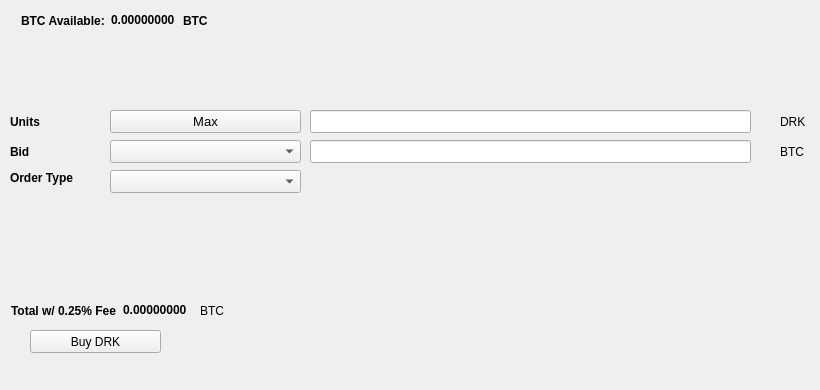
   <widget class="QWidget" name="BuyTab">
    <attribute name="title">
     <string>Buy</string>
    </attribute>
    <widget class="QPushButton" name="BuyDRK">
     <property name="geometry">
      <rect>
       <x>30</x>
       <y>330</y>
       <width>131</width>
       <height>23</height>
      </rect>
     </property>
     <property name="text">
      <string>Buy DRK</string>
     </property>
     <property name="icon">
      <iconset resource="../pivx.qrc">
       <normaloff>:/icons/bitcoin</normaloff>:/icons/bitcoin</iconset>
     </property>
    </widget>
    <widget class="QLabel" name="label_3">
     <property name="geometry">
      <rect>
       <x>10</x>
       <y>110</y>
       <width>46</width>
       <height>23</height>
      </rect>
     </property>
     <property name="font">
      <font>
       <weight>75</weight>
       <bold>true</bold>
      </font>
     </property>
     <property name="text">
      <string>Units</string>
     </property>
    </widget>
    <widget class="QLineEdit" name="UnitsInput">
     <property name="geometry">
      <rect>
       <x>310</x>
       <y>110</y>
       <width>441</width>
       <height>23</height>
      </rect>
     </property>
     <property name="font">
      <font>
       <pointsize>9</pointsize>
       <weight>75</weight>
       <bold>true</bold>
      </font>
     </property>
    </widget>
    <widget class="QLineEdit" name="BuyBidPriceEdit">
     <property name="geometry">
      <rect>
       <x>310</x>
       <y>140</y>
       <width>441</width>
       <height>23</height>
      </rect>
     </property>
     <property name="font">
      <font>
       <pointsize>9</pointsize>
       <weight>75</weight>
       <bold>true</bold>
      </font>
     </property>
    </widget>
    <widget class="QLabel" name="label_4">
     <property name="geometry">
      <rect>
       <x>780</x>
       <y>110</y>
       <width>31</width>
       <height>23</height>
      </rect>
     </property>
     <property name="text">
      <string>DRK</string>
     </property>
    </widget>
    <widget class="QLabel" name="label_5">
     <property name="geometry">
      <rect>
       <x>780</x>
       <y>140</y>
       <width>31</width>
       <height>23</height>
      </rect>
     </property>
     <property name="text">
      <string>BTC</string>
     </property>
    </widget>
    <widget class="QLabel" name="label_6">
     <property name="geometry">
      <rect>
       <x>10</x>
       <y>140</y>
       <width>46</width>
       <height>23</height>
      </rect>
     </property>
     <property name="font">
      <font>
       <weight>75</weight>
       <bold>true</bold>
      </font>
     </property>
     <property name="text">
      <string>Bid</string>
     </property>
    </widget>
    <widget class="QLabel" name="label_7">
     <property name="geometry">
      <rect>
       <x>10</x>
       <y>170</y>
       <width>91</width>
       <height>16</height>
      </rect>
     </property>
     <property name="font">
      <font>
       <weight>75</weight>
       <bold>true</bold>
      </font>
     </property>
     <property name="text">
      <string>Order Type</string>
     </property>
    </widget>
    <widget class="QPushButton" name="Buy_Max_Amount">
     <property name="geometry">
      <rect>
       <x>110</x>
       <y>110</y>
       <width>191</width>
       <height>23</height>
      </rect>
     </property>
     <property name="font">
      <font>
       <pointsize>10</pointsize>
      </font>
     </property>
     <property name="text">
      <string>Max</string>
     </property>
    </widget>
    <widget class="QComboBox" name="BuyBidcomboBox">
     <property name="geometry">
      <rect>
       <x>110</x>
       <y>140</y>
       <width>191</width>
       <height>23</height>
      </rect>
     </property>
     <property name="font">
      <font>
       <pointsize>10</pointsize>
      </font>
     </property>
    </widget>
    <widget class="QComboBox" name="buyOrdertypeCombo">
     <property name="geometry">
      <rect>
       <x>110</x>
       <y>170</y>
       <width>191</width>
       <height>23</height>
      </rect>
     </property>
     <property name="font">
      <font>
       <pointsize>10</pointsize>
      </font>
     </property>
    </widget>
    <widget class="QWidget" name="layoutWidget1">
     <property name="geometry">
      <rect>
       <x>21</x>
       <y>11</y>
       <width>227</width>
       <height>19</height>
      </rect>
     </property>
     <layout class="QHBoxLayout" name="horizontalLayout_3">
      <item>
       <widget class="QLabel" name="label232">
        <property name="font">
         <font>
          <weight>75</weight>
          <bold>true</bold>
         </font>
        </property>
        <property name="text">
         <string>BTC Available:</string>
        </property>
       </widget>
      </item>
      <item>
       <widget class="QLabel" name="BtcAvailableLbl">
        <property name="palette">
         <palette>
          <active>
           <colorrole role="WindowText">
            <brush brushstyle="SolidPattern">
             <color alpha="255">
              <red>0</red>
              <green>0</green>
              <blue>0</blue>
             </color>
            </brush>
           </colorrole>
           <colorrole role="Button">
            <brush brushstyle="SolidPattern">
             <color alpha="255">
              <red>0</red>
              <green>170</green>
              <blue>0</blue>
             </color>
            </brush>
           </colorrole>
           <colorrole role="Light">
            <brush brushstyle="SolidPattern">
             <color alpha="255">
              <red>0</red>
              <green>255</green>
              <blue>0</blue>
             </color>
            </brush>
           </colorrole>
           <colorrole role="Midlight">
            <brush brushstyle="SolidPattern">
             <color alpha="255">
              <red>0</red>
              <green>212</green>
              <blue>0</blue>
             </color>
            </brush>
           </colorrole>
           <colorrole role="Dark">
            <brush brushstyle="SolidPattern">
             <color alpha="255">
              <red>0</red>
              <green>85</green>
              <blue>0</blue>
             </color>
            </brush>
           </colorrole>
           <colorrole role="Mid">
            <brush brushstyle="SolidPattern">
             <color alpha="255">
              <red>0</red>
              <green>113</green>
              <blue>0</blue>
             </color>
            </brush>
           </colorrole>
           <colorrole role="Text">
            <brush brushstyle="SolidPattern">
             <color alpha="255">
              <red>0</red>
              <green>170</green>
              <blue>0</blue>
             </color>
            </brush>
           </colorrole>
           <colorrole role="BrightText">
            <brush brushstyle="SolidPattern">
             <color alpha="255">
              <red>255</red>
              <green>255</green>
              <blue>255</blue>
             </color>
            </brush>
           </colorrole>
           <colorrole role="ButtonText">
            <brush brushstyle="SolidPattern">
             <color alpha="255">
              <red>0</red>
              <green>0</green>
              <blue>0</blue>
             </color>
            </brush>
           </colorrole>
           <colorrole role="Base">
            <brush brushstyle="SolidPattern">
             <color alpha="255">
              <red>255</red>
              <green>255</green>
              <blue>255</blue>
             </color>
            </brush>
           </colorrole>
           <colorrole role="Window">
            <brush brushstyle="SolidPattern">
             <color alpha="255">
              <red>0</red>
              <green>170</green>
              <blue>0</blue>
             </color>
            </brush>
           </colorrole>
           <colorrole role="Shadow">
            <brush brushstyle="SolidPattern">
             <color alpha="255">
              <red>0</red>
              <green>0</green>
              <blue>0</blue>
             </color>
            </brush>
           </colorrole>
           <colorrole role="AlternateBase">
            <brush brushstyle="SolidPattern">
             <color alpha="255">
              <red>127</red>
              <green>212</green>
              <blue>127</blue>
             </color>
            </brush>
           </colorrole>
           <colorrole role="ToolTipBase">
            <brush brushstyle="SolidPattern">
             <color alpha="255">
              <red>255</red>
              <green>255</green>
              <blue>220</blue>
             </color>
            </brush>
           </colorrole>
           <colorrole role="ToolTipText">
            <brush brushstyle="SolidPattern">
             <color alpha="255">
              <red>0</red>
              <green>0</green>
              <blue>0</blue>
             </color>
            </brush>
           </colorrole>
          </active>
          <inactive>
           <colorrole role="WindowText">
            <brush brushstyle="SolidPattern">
             <color alpha="255">
              <red>0</red>
              <green>0</green>
              <blue>0</blue>
             </color>
            </brush>
           </colorrole>
           <colorrole role="Button">
            <brush brushstyle="SolidPattern">
             <color alpha="255">
              <red>0</red>
              <green>170</green>
              <blue>0</blue>
             </color>
            </brush>
           </colorrole>
           <colorrole role="Light">
            <brush brushstyle="SolidPattern">
             <color alpha="255">
              <red>0</red>
              <green>255</green>
              <blue>0</blue>
             </color>
            </brush>
           </colorrole>
           <colorrole role="Midlight">
            <brush brushstyle="SolidPattern">
             <color alpha="255">
              <red>0</red>
              <green>212</green>
              <blue>0</blue>
             </color>
            </brush>
           </colorrole>
           <colorrole role="Dark">
            <brush brushstyle="SolidPattern">
             <color alpha="255">
              <red>0</red>
              <green>85</green>
              <blue>0</blue>
             </color>
            </brush>
           </colorrole>
           <colorrole role="Mid">
            <brush brushstyle="SolidPattern">
             <color alpha="255">
              <red>0</red>
              <green>113</green>
              <blue>0</blue>
             </color>
            </brush>
           </colorrole>
           <colorrole role="Text">
            <brush brushstyle="SolidPattern">
             <color alpha="255">
              <red>0</red>
              <green>170</green>
              <blue>0</blue>
             </color>
            </brush>
           </colorrole>
           <colorrole role="BrightText">
            <brush brushstyle="SolidPattern">
             <color alpha="255">
              <red>255</red>
              <green>255</green>
              <blue>255</blue>
             </color>
            </brush>
           </colorrole>
           <colorrole role="ButtonText">
            <brush brushstyle="SolidPattern">
             <color alpha="255">
              <red>0</red>
              <green>0</green>
              <blue>0</blue>
             </color>
            </brush>
           </colorrole>
           <colorrole role="Base">
            <brush brushstyle="SolidPattern">
             <color alpha="255">
              <red>255</red>
              <green>255</green>
              <blue>255</blue>
             </color>
            </brush>
           </colorrole>
           <colorrole role="Window">
            <brush brushstyle="SolidPattern">
             <color alpha="255">
              <red>0</red>
              <green>170</green>
              <blue>0</blue>
             </color>
            </brush>
           </colorrole>
           <colorrole role="Shadow">
            <brush brushstyle="SolidPattern">
             <color alpha="255">
              <red>0</red>
              <green>0</green>
              <blue>0</blue>
             </color>
            </brush>
           </colorrole>
           <colorrole role="AlternateBase">
            <brush brushstyle="SolidPattern">
             <color alpha="255">
              <red>127</red>
              <green>212</green>
              <blue>127</blue>
             </color>
            </brush>
           </colorrole>
           <colorrole role="ToolTipBase">
            <brush brushstyle="SolidPattern">
             <color alpha="255">
              <red>255</red>
              <green>255</green>
              <blue>220</blue>
             </color>
            </brush>
           </colorrole>
           <colorrole role="ToolTipText">
            <brush brushstyle="SolidPattern">
             <color alpha="255">
              <red>0</red>
              <green>0</green>
              <blue>0</blue>
             </color>
            </brush>
           </colorrole>
          </inactive>
          <disabled>
           <colorrole role="WindowText">
            <brush brushstyle="SolidPattern">
             <color alpha="255">
              <red>0</red>
              <green>85</green>
              <blue>0</blue>
             </color>
            </brush>
           </colorrole>
           <colorrole role="Button">
            <brush brushstyle="SolidPattern">
             <color alpha="255">
              <red>0</red>
              <green>170</green>
              <blue>0</blue>
             </color>
            </brush>
           </colorrole>
           <colorrole role="Light">
            <brush brushstyle="SolidPattern">
             <color alpha="255">
              <red>0</red>
              <green>255</green>
              <blue>0</blue>
             </color>
            </brush>
           </colorrole>
           <colorrole role="Midlight">
            <brush brushstyle="SolidPattern">
             <color alpha="255">
              <red>0</red>
              <green>212</green>
              <blue>0</blue>
             </color>
            </brush>
           </colorrole>
           <colorrole role="Dark">
            <brush brushstyle="SolidPattern">
             <color alpha="255">
              <red>0</red>
              <green>85</green>
              <blue>0</blue>
             </color>
            </brush>
           </colorrole>
           <colorrole role="Mid">
            <brush brushstyle="SolidPattern">
             <color alpha="255">
              <red>0</red>
              <green>113</green>
              <blue>0</blue>
             </color>
            </brush>
           </colorrole>
           <colorrole role="Text">
            <brush brushstyle="SolidPattern">
             <color alpha="255">
              <red>0</red>
              <green>85</green>
              <blue>0</blue>
             </color>
            </brush>
           </colorrole>
           <colorrole role="BrightText">
            <brush brushstyle="SolidPattern">
             <color alpha="255">
              <red>255</red>
              <green>255</green>
              <blue>255</blue>
             </color>
            </brush>
           </colorrole>
           <colorrole role="ButtonText">
            <brush brushstyle="SolidPattern">
             <color alpha="255">
              <red>0</red>
              <green>85</green>
              <blue>0</blue>
             </color>
            </brush>
           </colorrole>
           <colorrole role="Base">
            <brush brushstyle="SolidPattern">
             <color alpha="255">
              <red>0</red>
              <green>170</green>
              <blue>0</blue>
             </color>
            </brush>
           </colorrole>
           <colorrole role="Window">
            <brush brushstyle="SolidPattern">
             <color alpha="255">
              <red>0</red>
              <green>170</green>
              <blue>0</blue>
             </color>
            </brush>
           </colorrole>
           <colorrole role="Shadow">
            <brush brushstyle="SolidPattern">
             <color alpha="255">
              <red>0</red>
              <green>0</green>
              <blue>0</blue>
             </color>
            </brush>
           </colorrole>
           <colorrole role="AlternateBase">
            <brush brushstyle="SolidPattern">
             <color alpha="255">
              <red>0</red>
              <green>170</green>
              <blue>0</blue>
             </color>
            </brush>
           </colorrole>
           <colorrole role="ToolTipBase">
            <brush brushstyle="SolidPattern">
             <color alpha="255">
              <red>255</red>
              <green>255</green>
              <blue>220</blue>
             </color>
            </brush>
           </colorrole>
           <colorrole role="ToolTipText">
            <brush brushstyle="SolidPattern">
             <color alpha="255">
              <red>0</red>
              <green>0</green>
              <blue>0</blue>
             </color>
            </brush>
           </colorrole>
          </disabled>
         </palette>
        </property>
        <property name="font">
         <font>
          <weight>75</weight>
          <bold>true</bold>
         </font>
        </property>
        <property name="text">
         <string>0.00000000</string>
        </property>
        <property name="textInteractionFlags">
         <set>Qt::LinksAccessibleByMouse|Qt::TextSelectableByKeyboard|Qt::TextSelectableByMouse</set>
        </property>
       </widget>
      </item>
      <item>
       <widget class="QLabel" name="BtcAvailableLbl_2">
        <property name="font">
         <font>
          <weight>75</weight>
          <bold>true</bold>
         </font>
        </property>
        <property name="text">
         <string>BTC</string>
        </property>
       </widget>
      </item>
     </layout>
    </widget>
    <widget class="QWidget" name="layoutWidge2">
     <property name="geometry">
      <rect>
       <x>11</x>
       <y>301</y>
       <width>259</width>
       <height>19</height>
      </rect>
     </property>
     <layout class="QHBoxLayout" name="horizontalLayout_4">
      <item>
       <widget class="QLabel" name="label_9">
        <property name="font">
         <font>
          <weight>75</weight>
          <bold>true</bold>
         </font>
        </property>
        <property name="text">
         <string>Total w/ 0.25% Fee</string>
        </property>
       </widget>
      </item>
      <item>
       <widget class="QLabel" name="BuyCostLabel">
        <property name="palette">
         <palette>
          <active>
           <colorrole role="WindowText">
            <brush brushstyle="SolidPattern">
             <color alpha="255">
              <red>0</red>
              <green>0</green>
              <blue>0</blue>
             </color>
            </brush>
           </colorrole>
           <colorrole role="Button">
            <brush brushstyle="SolidPattern">
             <color alpha="255">
              <red>0</red>
              <green>170</green>
              <blue>0</blue>
             </color>
            </brush>
           </colorrole>
           <colorrole role="Light">
            <brush brushstyle="SolidPattern">
             <color alpha="255">
              <red>0</red>
              <green>255</green>
              <blue>0</blue>
             </color>
            </brush>
           </colorrole>
           <colorrole role="Midlight">
            <brush brushstyle="SolidPattern">
             <color alpha="255">
              <red>0</red>
              <green>212</green>
              <blue>0</blue>
             </color>
            </brush>
           </colorrole>
           <colorrole role="Dark">
            <brush brushstyle="SolidPattern">
             <color alpha="255">
              <red>0</red>
              <green>85</green>
              <blue>0</blue>
             </color>
            </brush>
           </colorrole>
           <colorrole role="Mid">
            <brush brushstyle="SolidPattern">
             <color alpha="255">
              <red>0</red>
              <green>113</green>
              <blue>0</blue>
             </color>
            </brush>
           </colorrole>
           <colorrole role="Text">
            <brush brushstyle="SolidPattern">
             <color alpha="255">
              <red>0</red>
              <green>170</green>
              <blue>0</blue>
             </color>
            </brush>
           </colorrole>
           <colorrole role="BrightText">
            <brush brushstyle="SolidPattern">
             <color alpha="255">
              <red>255</red>
              <green>255</green>
              <blue>255</blue>
             </color>
            </brush>
           </colorrole>
           <colorrole role="ButtonText">
            <brush brushstyle="SolidPattern">
             <color alpha="255">
              <red>0</red>
              <green>0</green>
              <blue>0</blue>
             </color>
            </brush>
           </colorrole>
           <colorrole role="Base">
            <brush brushstyle="SolidPattern">
             <color alpha="255">
              <red>255</red>
              <green>255</green>
              <blue>255</blue>
             </color>
            </brush>
           </colorrole>
           <colorrole role="Window">
            <brush brushstyle="SolidPattern">
             <color alpha="255">
              <red>0</red>
              <green>170</green>
              <blue>0</blue>
             </color>
            </brush>
           </colorrole>
           <colorrole role="Shadow">
            <brush brushstyle="SolidPattern">
             <color alpha="255">
              <red>0</red>
              <green>0</green>
              <blue>0</blue>
             </color>
            </brush>
           </colorrole>
           <colorrole role="AlternateBase">
            <brush brushstyle="SolidPattern">
             <color alpha="255">
              <red>127</red>
              <green>212</green>
              <blue>127</blue>
             </color>
            </brush>
           </colorrole>
           <colorrole role="ToolTipBase">
            <brush brushstyle="SolidPattern">
             <color alpha="255">
              <red>255</red>
              <green>255</green>
              <blue>220</blue>
             </color>
            </brush>
           </colorrole>
           <colorrole role="ToolTipText">
            <brush brushstyle="SolidPattern">
             <color alpha="255">
              <red>0</red>
              <green>0</green>
              <blue>0</blue>
             </color>
            </brush>
           </colorrole>
          </active>
          <inactive>
           <colorrole role="WindowText">
            <brush brushstyle="SolidPattern">
             <color alpha="255">
              <red>0</red>
              <green>0</green>
              <blue>0</blue>
             </color>
            </brush>
           </colorrole>
           <colorrole role="Button">
            <brush brushstyle="SolidPattern">
             <color alpha="255">
              <red>0</red>
              <green>170</green>
              <blue>0</blue>
             </color>
            </brush>
           </colorrole>
           <colorrole role="Light">
            <brush brushstyle="SolidPattern">
             <color alpha="255">
              <red>0</red>
              <green>255</green>
              <blue>0</blue>
             </color>
            </brush>
           </colorrole>
           <colorrole role="Midlight">
            <brush brushstyle="SolidPattern">
             <color alpha="255">
              <red>0</red>
              <green>212</green>
              <blue>0</blue>
             </color>
            </brush>
           </colorrole>
           <colorrole role="Dark">
            <brush brushstyle="SolidPattern">
             <color alpha="255">
              <red>0</red>
              <green>85</green>
              <blue>0</blue>
             </color>
            </brush>
           </colorrole>
           <colorrole role="Mid">
            <brush brushstyle="SolidPattern">
             <color alpha="255">
              <red>0</red>
              <green>113</green>
              <blue>0</blue>
             </color>
            </brush>
           </colorrole>
           <colorrole role="Text">
            <brush brushstyle="SolidPattern">
             <color alpha="255">
              <red>0</red>
              <green>170</green>
              <blue>0</blue>
             </color>
            </brush>
           </colorrole>
           <colorrole role="BrightText">
            <brush brushstyle="SolidPattern">
             <color alpha="255">
              <red>255</red>
              <green>255</green>
              <blue>255</blue>
             </color>
            </brush>
           </colorrole>
           <colorrole role="ButtonText">
            <brush brushstyle="SolidPattern">
             <color alpha="255">
              <red>0</red>
              <green>0</green>
              <blue>0</blue>
             </color>
            </brush>
           </colorrole>
           <colorrole role="Base">
            <brush brushstyle="SolidPattern">
             <color alpha="255">
              <red>255</red>
              <green>255</green>
              <blue>255</blue>
             </color>
            </brush>
           </colorrole>
           <colorrole role="Window">
            <brush brushstyle="SolidPattern">
             <color alpha="255">
              <red>0</red>
              <green>170</green>
              <blue>0</blue>
             </color>
            </brush>
           </colorrole>
           <colorrole role="Shadow">
            <brush brushstyle="SolidPattern">
             <color alpha="255">
              <red>0</red>
              <green>0</green>
              <blue>0</blue>
             </color>
            </brush>
           </colorrole>
           <colorrole role="AlternateBase">
            <brush brushstyle="SolidPattern">
             <color alpha="255">
              <red>127</red>
              <green>212</green>
              <blue>127</blue>
             </color>
            </brush>
           </colorrole>
           <colorrole role="ToolTipBase">
            <brush brushstyle="SolidPattern">
             <color alpha="255">
              <red>255</red>
              <green>255</green>
              <blue>220</blue>
             </color>
            </brush>
           </colorrole>
           <colorrole role="ToolTipText">
            <brush brushstyle="SolidPattern">
             <color alpha="255">
              <red>0</red>
              <green>0</green>
              <blue>0</blue>
             </color>
            </brush>
           </colorrole>
          </inactive>
          <disabled>
           <colorrole role="WindowText">
            <brush brushstyle="SolidPattern">
             <color alpha="255">
              <red>0</red>
              <green>85</green>
              <blue>0</blue>
             </color>
            </brush>
           </colorrole>
           <colorrole role="Button">
            <brush brushstyle="SolidPattern">
             <color alpha="255">
              <red>0</red>
              <green>170</green>
              <blue>0</blue>
             </color>
            </brush>
           </colorrole>
           <colorrole role="Light">
            <brush brushstyle="SolidPattern">
             <color alpha="255">
              <red>0</red>
              <green>255</green>
              <blue>0</blue>
             </color>
            </brush>
           </colorrole>
           <colorrole role="Midlight">
            <brush brushstyle="SolidPattern">
             <color alpha="255">
              <red>0</red>
              <green>212</green>
              <blue>0</blue>
             </color>
            </brush>
           </colorrole>
           <colorrole role="Dark">
            <brush brushstyle="SolidPattern">
             <color alpha="255">
              <red>0</red>
              <green>85</green>
              <blue>0</blue>
             </color>
            </brush>
           </colorrole>
           <colorrole role="Mid">
            <brush brushstyle="SolidPattern">
             <color alpha="255">
              <red>0</red>
              <green>113</green>
              <blue>0</blue>
             </color>
            </brush>
           </colorrole>
           <colorrole role="Text">
            <brush brushstyle="SolidPattern">
             <color alpha="255">
              <red>0</red>
              <green>85</green>
              <blue>0</blue>
             </color>
            </brush>
           </colorrole>
           <colorrole role="BrightText">
            <brush brushstyle="SolidPattern">
             <color alpha="255">
              <red>255</red>
              <green>255</green>
              <blue>255</blue>
             </color>
            </brush>
           </colorrole>
           <colorrole role="ButtonText">
            <brush brushstyle="SolidPattern">
             <color alpha="255">
              <red>0</red>
              <green>85</green>
              <blue>0</blue>
             </color>
            </brush>
           </colorrole>
           <colorrole role="Base">
            <brush brushstyle="SolidPattern">
             <color alpha="255">
              <red>0</red>
              <green>170</green>
              <blue>0</blue>
             </color>
            </brush>
           </colorrole>
           <colorrole role="Window">
            <brush brushstyle="SolidPattern">
             <color alpha="255">
              <red>0</red>
              <green>170</green>
              <blue>0</blue>
             </color>
            </brush>
           </colorrole>
           <colorrole role="Shadow">
            <brush brushstyle="SolidPattern">
             <color alpha="255">
              <red>0</red>
              <green>0</green>
              <blue>0</blue>
             </color>
            </brush>
           </colorrole>
           <colorrole role="AlternateBase">
            <brush brushstyle="SolidPattern">
             <color alpha="255">
              <red>0</red>
              <green>170</green>
              <blue>0</blue>
             </color>
            </brush>
           </colorrole>
           <colorrole role="ToolTipBase">
            <brush brushstyle="SolidPattern">
             <color alpha="255">
              <red>255</red>
              <green>255</green>
              <blue>220</blue>
             </color>
            </brush>
           </colorrole>
           <colorrole role="ToolTipText">
            <brush brushstyle="SolidPattern">
             <color alpha="255">
              <red>0</red>
              <green>0</green>
              <blue>0</blue>
             </color>
            </brush>
           </colorrole>
          </disabled>
         </palette>
        </property>
        <property name="font">
         <font>
          <weight>75</weight>
          <bold>true</bold>
         </font>
        </property>
        <property name="autoFillBackground">
         <bool>false</bool>
        </property>
        <property name="text">
         <string>0.00000000</string>
        </property>
        <property name="textInteractionFlags">
         <set>Qt::LinksAccessibleByMouse|Qt::TextSelectableByMouse</set>
        </property>
       </widget>
      </item>
      <item>
       <widget class="QLabel" name="label_10">
        <property name="font">
         <font>
          <weight>50</weight>
          <bold>false</bold>
         </font>
        </property>
        <property name="text">
         <string>BTC</string>
        </property>
       </widget>
      </item>
     </layout>
    </widget>
    <widget class="QLabel" name="label_24">
     <property name="geometry">
      <rect>
       <x>460</x>
       <y>300</y>
       <width>281</width>
       <height>81</height>
      </rect>
     </property>
     <property name="text">
      <string/>
     </property>
     <property name="pixmap">
      <pixmap>:/images/bittrex</pixmap>
     </property>
    </widget>
   </widget>
